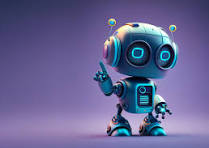
#> input picture Day 5 TEST/robot.jpg, 209 x 148 px
$ python 'grayscale image threshold.py'
#> lines starting #> are read from the running program, lines starting #| are printed output that depends on the picture; after the words box and inside, x2 and y2 are one past the last pixel; in counts of white or black regions, pixels touching at a corner belong together
import cv2
import matplotlib.pyplot as plt
img=cv2.imread("robot.jpg")
#> img is the input picture: shape (148, 209, 3); mean B, G, R 147.4, 100.3, 102.1
gray=cv2.cvtColor(img,cv2.COLOR_BGR2GRAY)
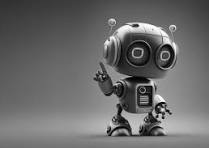
#> gray: shape (148, 209); min 0, max 255, mean 106.2
threshold,thresh=cv2.threshold(gray,127,255,cv2.THRESH_BINARY)
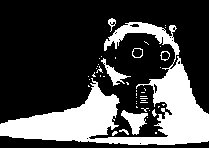
#> thresh: shape (148, 209); 28.2% white; 46 white regions (38 under 20 px), largest, box (x1, y1, x2, y2) and area: (0, 22, 209, 145) 7856, (121, 110, 148, 135) 325, (101, 58, 131, 86) 223
plt.imshow(cv2.cvtColor(thresh,cv2.COLOR_BGR2RGB))
plt.axis("off")
plt.show()

$ run again, with Day 5 TEST/building1.jpeg copied over Day 5 TEST/robot.jpg
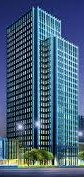
#> input picture Day 5 TEST/building1.jpeg, 84 x 177 px
#> img is the input picture: shape (177, 84, 3); mean B, G, R 120.1, 95.2, 68.9
#> `gray=cv2.cvtColor(img,cv2.COLOR_BGR2GRAY)`:
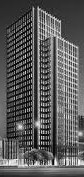
#> gray: shape (177, 84); min 2, max 251, mean 90.2
#> `threshold,thresh=cv2.threshold(gray,127,255,cv2.THRESH_BINARY)`:
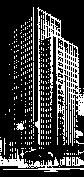
#> thresh: shape (177, 84); 24.2% white in thin lines or dots

$ run again, with Day 5 TEST/building2.jpeg copied over Day 5 TEST/robot.jpg
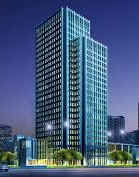
#> input picture Day 5 TEST/building2.jpeg, 139 x 177 px
#> img is the input picture: shape (177, 139, 3); mean B, G, R 124.2, 90.3, 69.4
#> `gray=cv2.cvtColor(img,cv2.COLOR_BGR2GRAY)`:
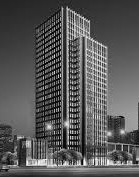
#> gray: shape (177, 139); min 2, max 254, mean 87.9
#> `threshold,thresh=cv2.threshold(gray,127,255,cv2.THRESH_BINARY)`:
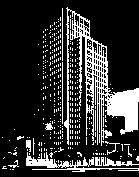
#> thresh: shape (177, 139); 19.4% white; 374 white regions (364 under 20 px), largest, box (x1, y1, x2, y2) and area: (64, 7, 139, 146) 2818, (26, 152, 139, 172) 591, (95, 157, 139, 166) 185
